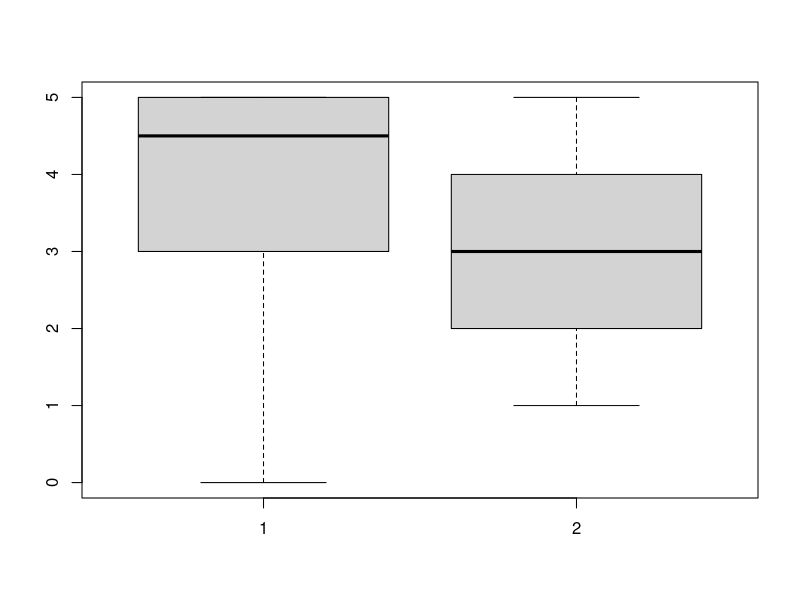
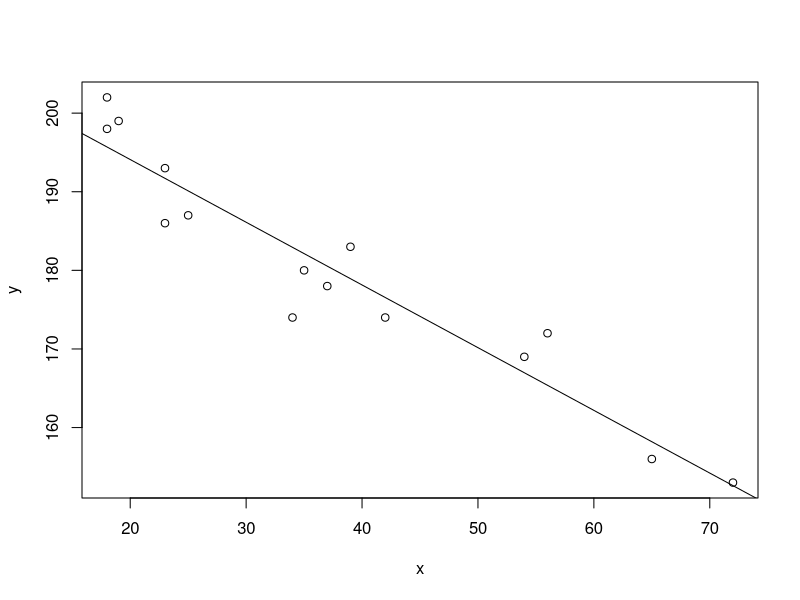

Source code (R) for these figures, in order:
#!/usr/bin/r

x = c(12.8,3.5,2.9,9.4,8.7,.7,.2,2.8,1.9,2.8,3.1,15.8)
stem(x)

x = c(12.8,3.5,2.9,9.4,8.7,.7,.2,2.8,1.9,2.8,3.1,15.8)
stem(x)

# matrix
prop.test(c(45,56),c(45+35,56+47))

x = c(15, 10, 13, 7, 9, 8, 21, 9, 14, 8)
y = c(15, 14, 12, 8, 14, 7, 16, 10, 15, 12)
t.test(x,y,alt="less",var.equal=TRUE)

# matrix
t.test(x,y,alt="less")

x = c(3, 0, 5, 2, 5, 5, 5, 4, 4, 5)
y = c(2, 1, 4, 1, 4, 3, 3, 2, 3, 5) # Two-sample tests
t.test(x,y,paired=TRUE)


# matrix
t.test(x,y)


boxplot(x,y)
# not shown

x = rchisq(100,5);y=rchisq(100,50)


freq = c(22,21,22,27,22,36)
# specify probabilities, (uniform, like this, is default though)
probs = c(1,1,1,1,1,1)/6 # or use rep(1/6,6)
# matrix
chisq.test(freq,p=probs)


x = c(100,110,80,55,14)
probs = c(29, 21, 17, 17, 16)/100
chisq.test(x,p=probs)


yesbelt = c(12813,647,359,42)
nobelt = c(65963,4000,2642,303)
chisq.test(data.frame(yesbelt,nobelt))

live.ressurect = sample(1:6,200,p=c(1,1,1,1,1,1)/6,replace=T)
live.revival = sample(1:6,100,p=c(.5,.5,1,1,1,2)/6,replace=T)
live.matrix = table(live.ressurect);live.revival = table(live.revival)

x = c(18,23,25,35,65,54,34,56,72,19,23,42,18,39,37)
y = c(202,186,187,180,156,169,174,172,153,199,193,174,198,183,178)
plot(x,y)
# make a plot
abline(lm(y ~ x))
# plot the regression line
lm(y ~ x)

